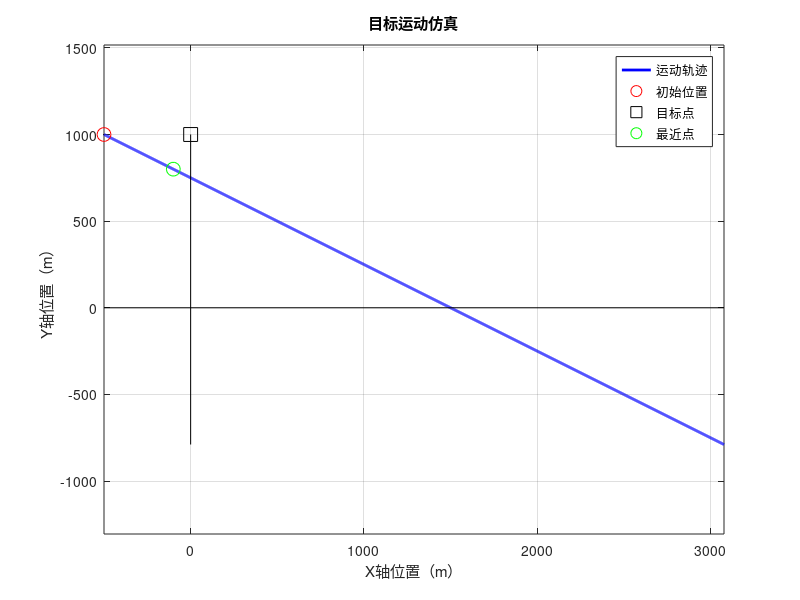
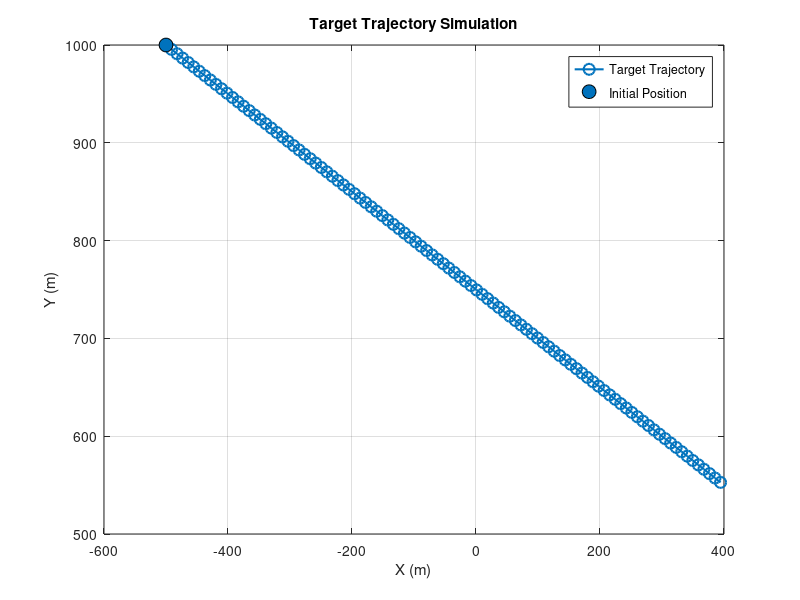

MATLAB code for these plots, in order:
%% FOA 目标运动轨迹设置


clc
clear
close all

% 设置初始位置和速度
initialPosition = [-500, 1000];
velocity = 8;  % m/s

% 设置目标点
targetPoint = [0, 1000];  % 更改为你想要的目标点
% 直线的斜率
slope = -0.5;
% 设置仿真参数
simulationTime = 500;  % 仿真时间（秒）
timeStep = 0.01;  % 时间步长（秒）

% 初始化数组来存储位置信息
timePoints = 0:timeStep:simulationTime;
positions = zeros(length(timePoints), 2);

% 模拟目标运动
currentPosition = initialPosition;
for i = 1:length(timePoints)
    % 计算下一个位置
    currentPosition(1) = currentPosition(1) + velocity*timeStep* cos(atan(slope));  % x方向
    currentPosition(2) = currentPosition(2) + velocity*timeStep* sin(atan(slope));  % y方向
    
    % 存储当前位置
    positions(i, :) = currentPosition;
end

% 计算目标点到轨迹上每个点的距离
distances = sqrt(sum((positions - targetPoint).^2, 2));

% 找到距离最小的点的索引
[minDistance, minIndex] = min(distances);

% 绘制直角坐标系和目标运动轨迹
figure;
plot(positions(:, 1), positions(:, 2), 'b-', 'LineWidth', 2);
hold on;
plot(initialPosition(1), initialPosition(2), 'ro', 'MarkerSize', 10);
plot(targetPoint(1), targetPoint(2), 'ks', 'MarkerSize', 10);  % 目标点用方块表示
plot(positions(minIndex, 1), positions(minIndex, 2), 'go', 'MarkerSize', 10);
title('目标运动仿真');
xlabel('X轴位置（m）');
ylabel('Y轴位置（m）');
grid on;
axis equal;

% 显示坐标轴
line([min(positions(:, 1)), max(positions(:, 1))], [0, 0], 'Color', 'k');
line([0, 0], [min(positions(:, 2)), max(positions(:, 2))], 'Color', 'k');

% 显示图例
legend('运动轨迹', '初始位置', '目标点', '最近点', 'Location', 'Best');

% 显示结果
disp(['目标点坐标: (', num2str(targetPoint(1)), ', ', num2str(targetPoint(2)), ')']);
disp(['最近点坐标: (', num2str(positions(minIndex, 1)), ', ', num2str(positions(minIndex, 2)), ')']);
disp(['最短距离: ', num2str(minDistance), ' 米']);


%%
clc
clear
close all
% 初始位置
initialPosition = [-500, 1000];

% 直线的斜率
slope = -0.5;

% 速度
velocity = 10;

% 模拟的时间
simulationTime = 100;

% 时间步长为1秒
time = 0:1:simulationTime;

% 根据直线方程计算y坐标
y = velocity * sin(atan(-0.5))* (time - time(1)) + initialPosition(2);

% 根据速度计算x坐标
x = velocity * cos(atan(-0.5))* (time - time(1)) + initialPosition(1);

% 绘制运动轨迹
figure;
plot(x, y, '-o', 'LineWidth', 1.5, 'MarkerSize', 8);
hold on;
scatter(initialPosition(1), initialPosition(2), 100, 'red', 'filled', 'MarkerEdgeColor', 'black');
xlabel('X (m)');
ylabel('Y (m)');
title('Target Trajectory Simulation');
grid on;
legend('Target Trajectory', 'Initial Position', 'Location', 'Best');
hold off;

%%
% 已知直线的起始位置和斜率
x0 = 1; % 起始位置的x坐标
y0 = 2; % 起始位置的y坐标
slope = 3; % 斜率

% 计算一般方程的系数
A = -slope;
B = 1;
C = slope * x0 - y0;

% 从一般方程中获取y轴上的截距
y_intercept = -C / B;

% 显示结果
disp(['直线在y轴上的截距为: ' num2str(y_intercept)]);

